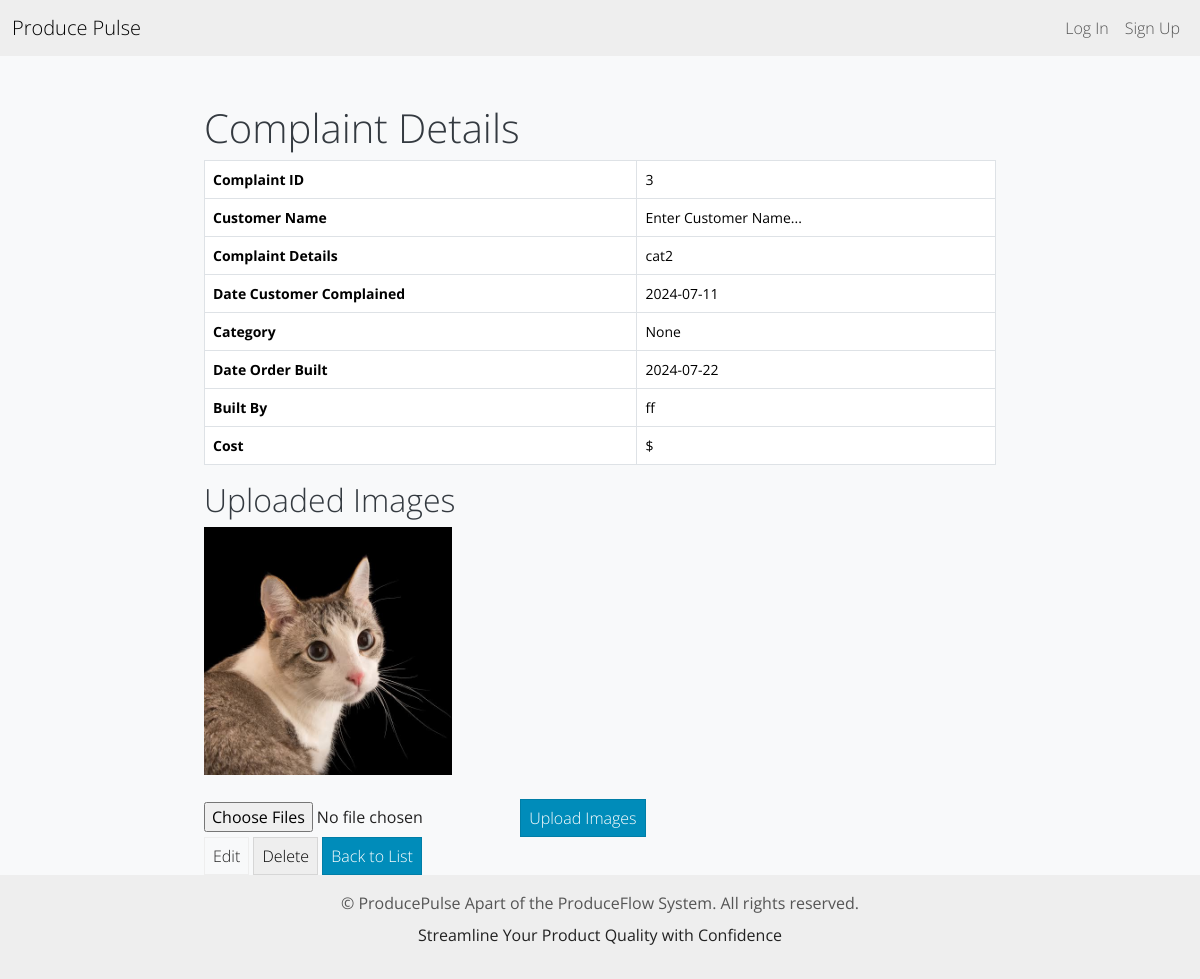
The app's page /item/3/ with its own data.
### inventory/models.py (models this page shows, shortened)
class InventoryItem(models.Model):
    customer = models.ForeignKey(Customer, on_delete=models.CASCADE, related_name='inventory_items', null=True, blank=True)
    name = models.CharField(default="Enter Customer Name...", max_length=200)
    complaint = models.TextField(max_length=2000, default="Enter Complaint...")
    date_complained = models.CharField(max_length=10, default="MM/DD/YYYY")
    category = models.ForeignKey('Category', on_delete=models.SET_NULL, blank=True, null=True)
    date_created = models.DateField(auto_now_add=True)
    date_built = models.CharField(max_length=10, default="MM/DD/YYYY")
    built_by = models.CharField(max_length=200, default="Enter Builder Name...")
    user = models.ForeignKey(User, on_delete=models.DO_NOTHING)
    cost = models.DecimalField(max_digits=10, decimal_places=2, null=True, blank=True)

class ItemImages(models.Model):
    item = models.ForeignKey(InventoryItem, related_name='images', on_delete=models.CASCADE)
    image = models.ImageField(upload_to=upload_to)

### inventory/views.py (the view)
# urls.py: path('item/<int:pk>/', views.item_detail , name='detail-item'),
def item_detail(request, pk):
    item = get_object_or_404(InventoryItem, pk=pk)
    images = ItemImages.objects.filter(item=item)
    if request.method == 'POST':
        images_form = ItemImagesForm(request.POST, request.FILES)
        if images_form.is_valid():
            uploaded_images = request.FILES.getlist('images')
            for image in uploaded_images:
                ItemImages.objects.create(item=item, image=image)
            logger.info('Images uploaded for item ID: %s', item.id)
            return redirect('detail-item', pk=item.pk)
        else:
            logger.error('Image upload failed for item ID: %s', item.id)
            return render(request, 'inventory/item_detail.html', {
                'images_form': images_form,
                'item': item,
                'images': images,
                'image_errors': images_form.errors
            })
    else:
        images_form = ItemImagesForm()
    return render(request, 'inventory/item_detail.html', {
        'images_form': images_form,
        'item': item,
        'images': images
    })

### inventory/forms.py
class ItemImagesForm(forms.ModelForm):
    images = forms.FileField(
        widget=MultipleFileInput(attrs={'accept': 'image/*'}),
        required=False,
        validators=[validate_image_file]
    )
    class Meta:
        model = ItemImages
        fields = ['images']

### inventory/forms.py (called while the page is built)
    def render(self, name, value, attrs=None, renderer=None):
        if value is None:
            value = []
        final_attrs = self.build_attrs(attrs, {'type': self.input_type, 'name': name})
        return format_html('<input{} multiple>', flatatt(final_attrs))

### inventory/templates/inventory/item_detail.html (shortened to what this page needs)
{% extends 'inventory/base.html' %}
{% block content %}
    <div class="row">
        <div class="col-md-8 col-12 mx-auto mt-5">
            <h1>Complaint Details</h1>
            <table class="table table-bordered">
                <tr><th>Complaint ID</th><td>{{ item.id }}</td></tr>
                <tr><th>Customer Name</th><td>{{ item.name }}</td></tr>
                <tr><th>Complaint Details</th><td>{{ item.complaint }}</td></tr>
                <tr><th>Date Customer Complained</th><td>{{ item.date_complained }}</td></tr>
                <tr><th>Category</th><td>{{ item.category }}</td></tr>
                <tr><th>Date Order Built</th><td>{{ item.date_built }}</td></tr>
                <tr><th>Built By</th><td>{{ item.built_by }}</td></tr>
                <tr><th>Cost</th><td>${{ item.cost|floatformat:2 }}</td></tr>
            </table>
            <h2>Uploaded Images</h2>
            <div class="row">
                {% for image in images %}
                    <div class="col-md-4 mb-4">
                        <img src="{{ image.image.url }}" class="img-fluid" alt="Item Image">
                    </div>
                {% endfor %}
            </div>
            <form method="post" enctype="multipart/form-data">
                {{ images_form.images }}
                <button type="submit" class="btn btn-primary">Upload Images</button>
            </form>
            <a href="{% url 'edit-item' item.id %}" class="btn btn-outline-secondary">Edit</a>
            <a href="{% url 'delete-item' item.id %}" class="btn btn-secondary">Delete</a>
            <a href="{% url 'dashboard' %}" class="btn btn-primary">Back to List</a>
        </div>
    </div>
{% endblock %}

### static/css/styles.css (style rules this page uses)
body { background-color: #f8f9fa; }
h1, h2 { color: #343a40; }

### records on screen
InventoryItem: id "3", name "Enter Customer Name...", complaint "cat2", date_complained "2024-07-11", category "None", date_built "2024-07-22", built_by "ff"
ItemImages: image (picture)
